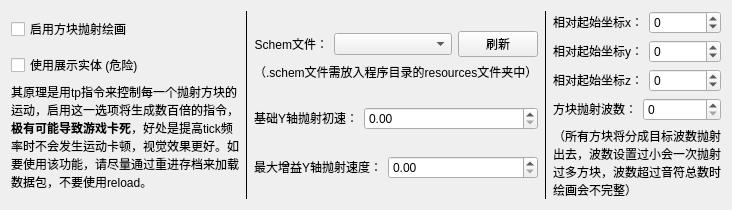
         <widget class="QWidget" name="tab_3">
          <attribute name="title">
           <string>方块抛射绘画设置</string>
          </attribute>
          <layout class="QHBoxLayout" name="horizontalLayout_15">
           <item>
            <layout class="QVBoxLayout" name="verticalLayout_16">
             <item>
              <layout class="QVBoxLayout" name="verticalLayout_19">
               <item>
                <widget class="QCheckBox" name="checkBox_2">
                 <property name="sizePolicy">
                  <sizepolicy hsizetype="Minimum" vsizetype="Fixed">
                   <horstretch>0</horstretch>
                   <verstretch>0</verstretch>
                  </sizepolicy>
                 </property>
                 <property name="text">
                  <string>启用方块抛射绘画</string>
                 </property>
                </widget>
               </item>
              </layout>
             </item>
             <item>
              <layout class="QVBoxLayout" name="verticalLayout_18">
               <item>
                <widget class="QCheckBox" name="checkBox_4">
                 <property name="text">
                  <string>使用展示实体 (危险)</string>
                 </property>
                </widget>
               </item>
               <item>
                <widget class="QLabel" name="label_32">
                 <property name="sizePolicy">
                  <sizepolicy hsizetype="Preferred" vsizetype="Fixed">
                   <horstretch>0</horstretch>
                   <verstretch>0</verstretch>
                  </sizepolicy>
                 </property>
                 <property name="text">
                  <string>&lt;html&gt;&lt;head/&gt;&lt;body&gt;&lt;p&gt;其原理是用tp指令来控制每一个抛射方块的运动，启用这一选项将生成数百倍的指令，&lt;span style=&quot; font-weight:700;&quot;&gt;极有可能导致游戏卡死&lt;/span&gt;，好处是提高tick频率时不会发生运动卡顿，视觉效果更好。如要使用该功能，请尽量通过重进存档来加载数据包，不要使用reload。&lt;/p&gt;&lt;/body&gt;&lt;/html&gt;</string>
                 </property>
                 <property name="wordWrap">
                  <bool>true</bool>
                 </property>
                </widget>
               </item>
              </layout>
             </item>
            </layout>
           </item>
           <item>
            <widget class="Line" name="line_2">
             <property name="frameShadow">
              <enum>QFrame::Shadow::Plain</enum>
             </property>
             <property name="orientation">
              <enum>Qt::Orientation::Vertical</enum>
             </property>
            </widget>
           </item>
           <item>
            <layout class="QVBoxLayout" name="verticalLayout_5">
             <item>
              <layout class="QVBoxLayout" name="verticalLayout_4">
               <item>
                <layout class="QHBoxLayout" name="horizontalLayout_11">
                 <item>
                  <widget class="QLabel" name="label_16">
                   <property name="sizePolicy">
                    <sizepolicy hsizetype="Fixed" vsizetype="Preferred">
                     <horstretch>0</horstretch>
                     <verstretch>0</verstretch>
                    </sizepolicy>
                   </property>
                   <property name="text">
                    <string>&lt;html&gt;&lt;head/&gt;&lt;body&gt;&lt;p align=&quot;right&quot;&gt;Schem文件：&lt;/p&gt;&lt;/body&gt;&lt;/html&gt;</string>
                   </property>
                  </widget>
                 </item>
                 <item>
                  <widget class="QComboBox" name="comboBox_2"/>
                 </item>
                 <item>
                  <widget class="QPushButton" name="pushButton_3">
                   <property name="sizePolicy">
                    <sizepolicy hsizetype="Fixed" vsizetype="Fixed">
                     <horstretch>0</horstretch>
                     <verstretch>0</verstretch>
                    </sizepolicy>
                   </property>
                   <property name="text">
                    <string>刷新</string>
                   </property>
                  </widget>
                 </item>
                </layout>
               </item>
               <item>
                <widget class="QLabel" name="label_15">
                 <property name="sizePolicy">
                  <sizepolicy hsizetype="Preferred" vsizetype="Fixed">
                   <horstretch>0</horstretch>
                   <verstretch>0</verstretch>
                  </sizepolicy>
                 </property>
                 <property name="text">
                  <string>&lt;html&gt;&lt;head/&gt;&lt;body&gt;&lt;p&gt;（.schem文件需放入程序目录的resources文件夹中）&lt;/p&gt;&lt;/body&gt;&lt;/html&gt;</string>
                 </property>
                </widget>
               </item>
              </layout>
             </item>
             <item>
              <layout class="QHBoxLayout" name="horizontalLayout_16">
               <item>
                <widget class="QLabel" name="label_17">
                 <property name="sizePolicy">
                  <sizepolicy hsizetype="Fixed" vsizetype="Preferred">
                   <horstretch>0</horstretch>
                   <verstretch>0</verstretch>
                  </sizepolicy>
                 </property>
                 <property name="text">
                  <string>&lt;html&gt;&lt;head/&gt;&lt;body&gt;&lt;p align=&quot;right&quot;&gt;基础Y轴抛射初速：&lt;/p&gt;&lt;/body&gt;&lt;/html&gt;</string>
                 </property>
                </widget>
               </item>
               <item>
                <widget class="QDoubleSpinBox" name="doubleSpinBox_4">
                 <property name="maximum">
                  <double>10.000000000000000</double>
                 </property>
                 <property name="singleStep">
                  <double>0.500000000000000</double>
                 </property>
                </widget>
               </item>
              </layout>
             </item>
             <item>
              <layout class="QHBoxLayout" name="horizontalLayout_18">
               <item>
                <widget class="QLabel" name="label_18">
                 <property name="sizePolicy">
                  <sizepolicy hsizetype="Fixed" vsizetype="Preferred">
                   <horstretch>0</horstretch>
                   <verstretch>0</verstretch>
                  </sizepolicy>
                 </property>
                 <property name="text">
                  <string>&lt;html&gt;&lt;head/&gt;&lt;body&gt;&lt;p align=&quot;right&quot;&gt;最大增益Y轴抛射速度：&lt;/p&gt;&lt;/body&gt;&lt;/html&gt;</string>
                 </property>
                </widget>
               </item>
               <item>
                <widget class="QDoubleSpinBox" name="doubleSpinBox_5">
                 <property name="maximum">
                  <double>10.000000000000000</double>
                 </property>
                 <property name="singleStep">
                  <double>0.500000000000000</double>
                 </property>
                </widget>
               </item>
              </layout>
             </item>
            </layout>
           </item>
           <item>
            <widget class="Line" name="line_3">
             <property name="frameShadow">
              <enum>QFrame::Shadow::Plain</enum>
             </property>
             <property name="orientation">
              <enum>Qt::Orientation::Vertical</enum>
             </property>
            </widget>
           </item>
           <item>
            <layout class="QVBoxLayout" name="verticalLayout_7">
             <item>
              <layout class="QHBoxLayout" name="horizontalLayout_23">
               <item>
                <widget class="QLabel" name="label_23">
                 <property name="sizePolicy">
                  <sizepolicy hsizetype="Fixed" vsizetype="Preferred">
                   <horstretch>0</horstretch>
                   <verstretch>0</verstretch>
                  </sizepolicy>
                 </property>
                 <property name="text">
                  <string>&lt;html&gt;&lt;head/&gt;&lt;body&gt;&lt;p align=&quot;right&quot;&gt;相对起始坐标x：&lt;/p&gt;&lt;/body&gt;&lt;/html&gt;</string>
                 </property>
                </widget>
               </item>
               <item>
                <widget class="QSpinBox" name="spinBox_8">
                 <property name="minimum">
                  <number>-2147483647</number>
                 </property>
                 <property name="maximum">
                  <number>2147483647</number>
                 </property>
                </widget>
               </item>
              </layout>
             </item>
             <item>
              <layout class="QHBoxLayout" name="horizontalLayout_26">
               <item>
                <widget class="QLabel" name="label_24">
                 <property name="sizePolicy">
                  <sizepolicy hsizetype="Fixed" vsizetype="Preferred">
                   <horstretch>0</horstretch>
                   <verstretch>0</verstretch>
                  </sizepolicy>
                 </property>
                 <property name="text">
                  <string>&lt;html&gt;&lt;head/&gt;&lt;body&gt;&lt;p align=&quot;right&quot;&gt;相对起始坐标y：&lt;/p&gt;&lt;/body&gt;&lt;/html&gt;</string>
                 </property>
                </widget>
               </item>
               <item>
                <widget class="QSpinBox" name="spinBox_9">
                 <property name="minimum">
                  <number>-2147483647</number>
                 </property>
                 <property name="maximum">
                  <number>2147483647</number>
                 </property>
                </widget>
               </item>
              </layout>
             </item>
             <item>
              <layout class="QHBoxLayout" name="horizontalLayout_25">
               <item>
                <widget class="QLabel" name="label_25">
                 <property name="sizePolicy">
                  <sizepolicy hsizetype="Fixed" vsizetype="Preferred">
                   <horstretch>0</horstretch>
                   <verstretch>0</verstretch>
                  </sizepolicy>
                 </property>
                 <property name="text">
                  <string>&lt;html&gt;&lt;head/&gt;&lt;body&gt;&lt;p align=&quot;right&quot;&gt;相对起始坐标z：&lt;/p&gt;&lt;/body&gt;&lt;/html&gt;</string>
                 </property>
                </widget>
               </item>
               <item>
                <widget class="QSpinBox" name="spinBox_10">
                 <property name="minimum">
                  <number>-2147483647</number>
                 </property>
                 <property name="maximum">
                  <number>2147483647</number>
                 </property>
                </widget>
               </item>
              </layout>
             </item>
             <item>
              <layout class="QHBoxLayout" name="horizontalLayout_17">
               <item>
                <widget class="QLabel" name="label_19">
                 <property name="sizePolicy">
                  <sizepolicy hsizetype="Fixed" vsizetype="Preferred">
                   <horstretch>0</horstretch>
                   <verstretch>0</verstretch>
                  </sizepolicy>
                 </property>
                 <property name="text">
                  <string>&lt;html&gt;&lt;head/&gt;&lt;body&gt;&lt;p align=&quot;right&quot;&gt;方块抛射波数：&lt;/p&gt;&lt;/body&gt;&lt;/html&gt;</string>
                 </property>
                </widget>
               </item>
               <item>
                <widget class="QSpinBox" name="spinBox_7">
                 <property name="maximum">
                  <number>2147483647</number>
                 </property>
                </widget>
               </item>
              </layout>
             </item>
             <item>
              <widget class="QLabel" name="label_20">
               <property name="text">
                <string>&lt;html&gt;&lt;head/&gt;&lt;body&gt;&lt;p&gt;（所有方块将分成目标波数抛射出去，波数设置过小会一次抛射过多方块，波数超过音符总数时绘画会不完整）&lt;/p&gt;&lt;/body&gt;&lt;/html&gt;</string>
               </property>
               <property name="wordWrap">
                <bool>true</bool>
               </property>
              </widget>
             </item>
            </layout>
           </item>
          </layout>
         </widget>
